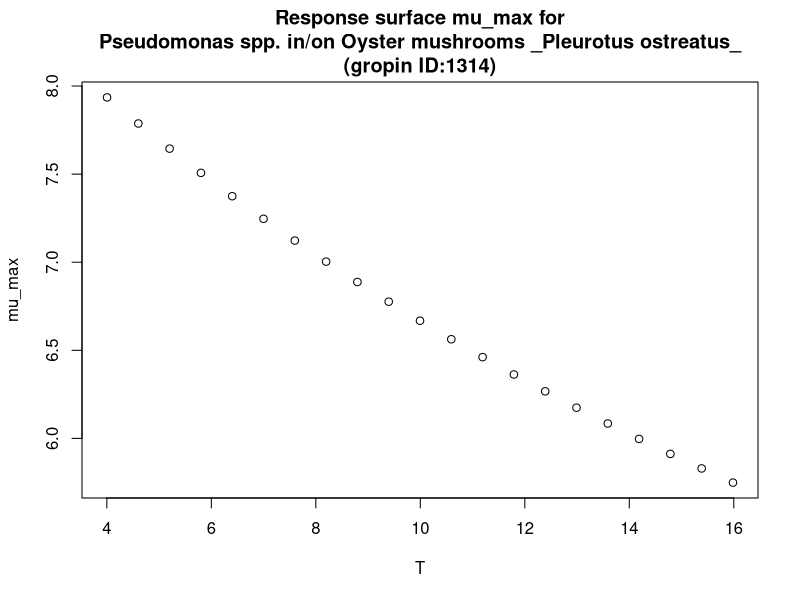

This figure's R source:
#############################
# start of Parameter script
#############################
T <- seq(4.004,15.984015984016,length.out=21)
#############################
# end of Parameter script
#############################
############################# 
# start of Model script Gropin ID 1314 
#############################
 
# constant coefficients for this model
 
variables <- data.frame(T)
argumentsPar <- expand.grid(variables)
 
# heart of the model
response_surface <- function(T) {
   mumax <-1/(0.004*(T+27.5))

return(mumax=mumax)
} 

# output parameters
mumax <- cbind(argumentsPar,response_surface(argumentsPar['T']))
colnames(mumax) <- c(colnames(argumentsPar),'mumax')
#############################
# End of Model script
#############################
############################# 
# start of Visualisation script Gropin ID 1314 
#############################
plot(T,mumax$mumax,
                          xlab='T',
                          ylab='mu_max',main='Response surface mu_max for
Pseudomonas spp. in/on Oyster mushrooms _Pleurotus ostreatus_
(gropin ID:1314)')
#############################
# End of Visualisation script
#############################
